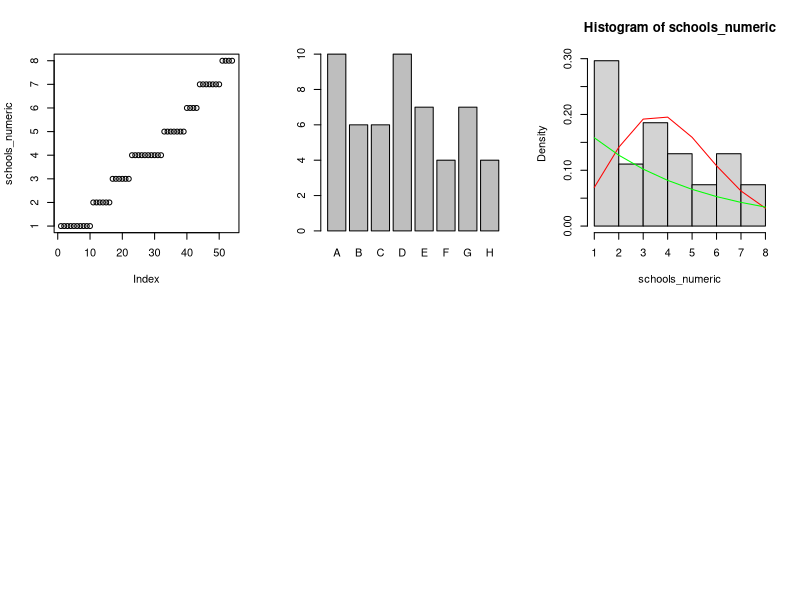

Reproduce this figure in R.
par(mfrow=c(2,3))
library(MASS)

schools <- painters[["School"]]
#schools <- painters["School"]
print(schools)



#determinam repartitia utilizand un test(estimatori ai repartitiei)
#range(schools)
schools_numeric <- c()
for(i in 1:length(schools)) {
  if(schools[i] == 'A') {
    schools_numeric[i] = 1;
  } else
    if(schools[i] == 'B') {
      schools_numeric[i] = 2;
    }else
      if(schools[i] == 'C') {
        schools_numeric[i] = 3;
      }else
        if(schools[i] == 'D') {
          schools_numeric[i] = 4;
        }else
          if(schools[i] == 'E') {
            schools_numeric[i] = 5;
          }else
            if(schools[i] == 'F') {
              schools_numeric[i] = 6;
            }else
              if(schools[i] == 'G') {
                schools_numeric[i] = 7;
              }else
                if(schools[i] == 'H') {
                  schools_numeric[i] = 8;
                }
}

range(schools_numeric)
plot(schools_numeric)
plot(schools)

mean(schools_numeric)
var(schools_numeric)
#painters[["School"]]
hist(schools_numeric, probability=TRUE)
ll<-fitdistr(schools_numeric,"Poisson")
lines(schools_numeric,dpois(schools_numeric, 4.074074 ), col="red")

ll2<-fitdistr(schools_numeric,"geometric")
lines(schools_numeric,dgeom(schools_numeric, 0.19708029 ), col="green")

#plot(density(schools_numeric))

